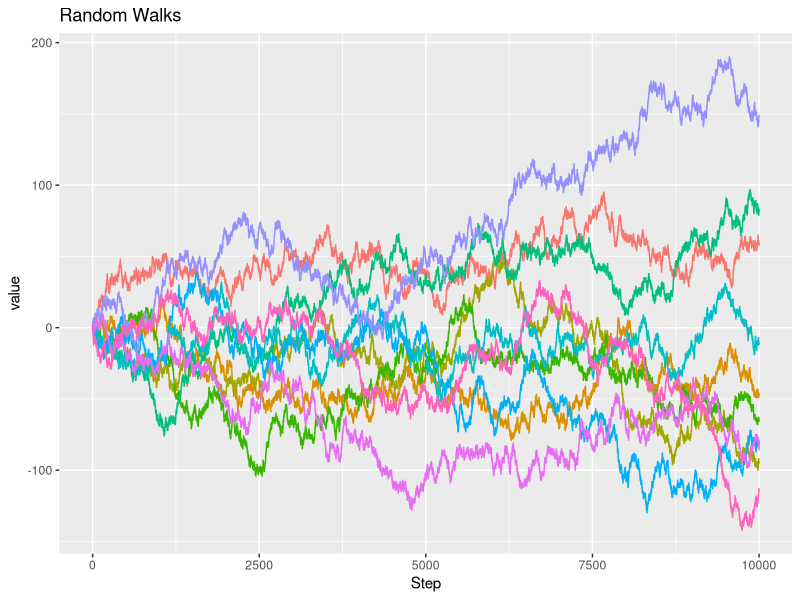
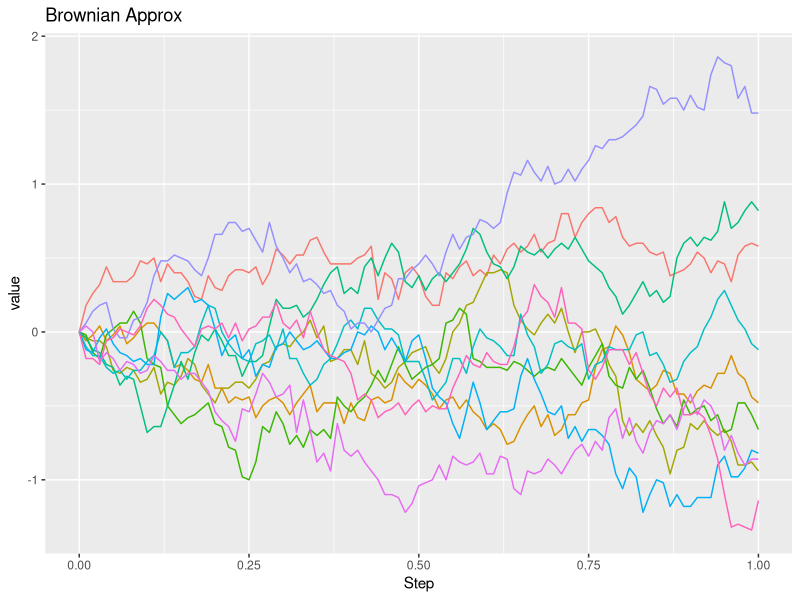
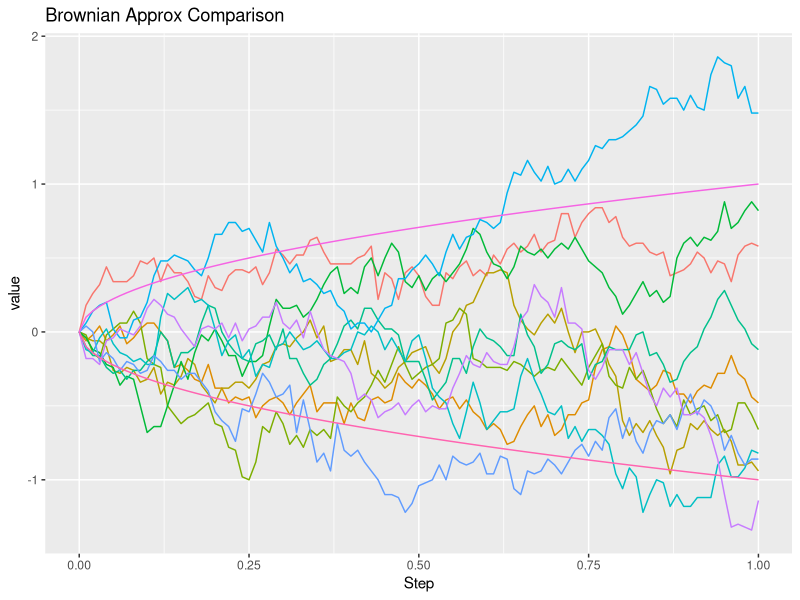

Write the R code that produced these figures, in order.
library("ggplot2")
library("reshape2")
start<-0
end<-1
size<-.01
i=10
N<-10000
pn<-1/2

Yt<-function(x,i){1/sqrt(N)*df[trunc(N*x)+1,i]}


  columns<-c("Step",1:i)
  df = data.frame(matrix(nrow = N+1, ncol = length(columns))) 
  colnames(df) = columns
  df$Step<-c(0:N)
  for(j in 1:i){
    e<-rbinom(N,1,pn)*2-1 
    df[,j+1]<-c(append(cumsum(e),0,after=0))
  }
  df
  df_long <- melt(df, id= c("Step")) 
  ggplot(data = df_long, aes(x = Step, y = value, color = variable)) +
    geom_step()+theme(legend.position="none")+ ggtitle('Random Walks')
  
  dfb<-data.frame(matrix(nrow = length(seq(start,end,size)), ncol = length(columns))) 
  colnames(dfb) = columns
  t<-seq(start,end,size)
  dfb$Step<-t
  for(j in 1:i){
    
    dfb[,j+1]<-Yt(dfb$Step,j+1) 
  }
  dfb_long <- melt(dfb, id= c("Step")) 
  ggplot(data = dfb_long, aes(x = Step, y = value, color = variable)) +
    geom_line()+theme(legend.position="none")+ ggtitle('Brownian Approx')

##comparar con graficas
  f<-sqrt(t)
  f2<- -sqrt(t)
  dfc<-data.frame(dfb,f,f2)

  dfc_long <- melt(dfc, id= c("Step")) 
  ggplot(data = dfc_long, aes(x = Step, y = value, color = variable)) +
    geom_line()+theme(legend.position="none")+ ggtitle('Brownian Approx Comparison')